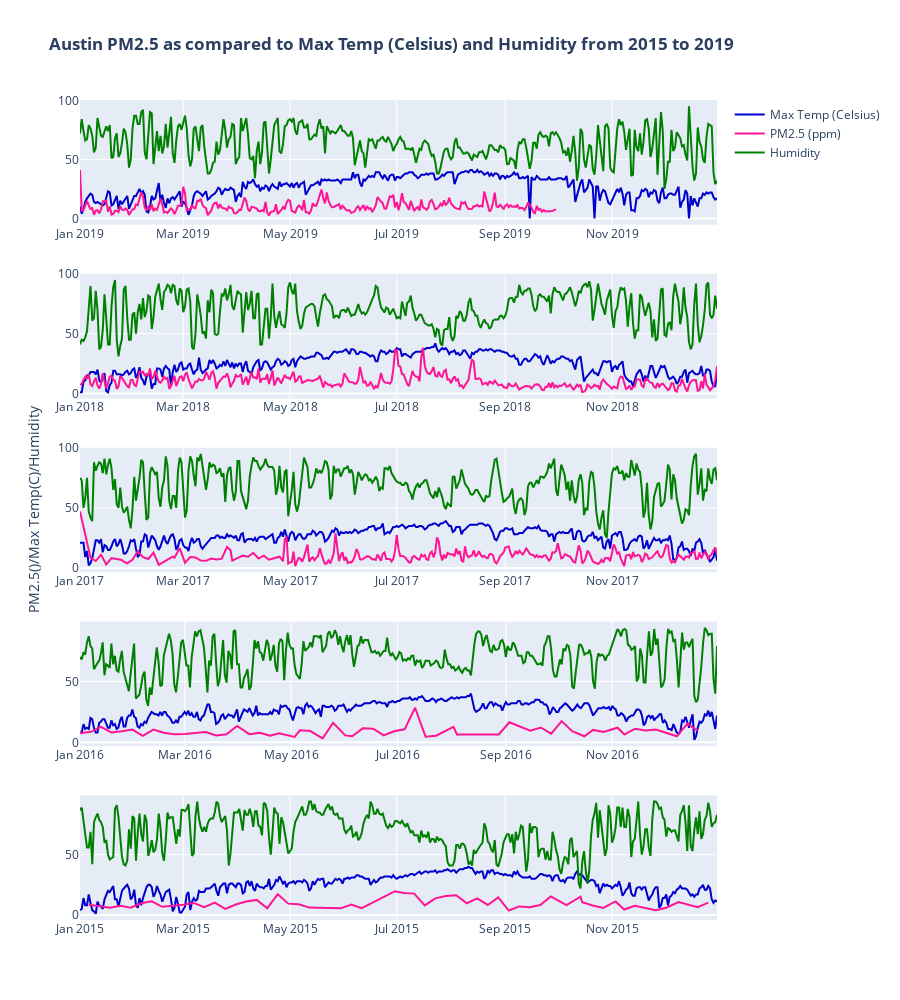

This figure's notebook cell:
### Markdown cell above
## <font color='#ff6600'> Austin PM2.5 as compared to Max Temp (Celsius) and Humidity from 2015 to 2019  </font>

### Code cell
# plotting Austin PM2.5 as comapred to Max Temp (Celsius) from 2015 to 2019 

fig = make_subplots(rows=5, cols=1, start_cell="top-left")

# 2015
fig.add_trace(go.Scatter(x=weather_2015['date'],
                         y=weather_2015['maxtempC'], 
                         name='Max Temp (Celsius) ',
                         marker=dict(color='rgb(0,0,205)')),
              row=5, col=1)

fig.add_trace(go.Scatter(x=pm_2015['date_local'],
                         y=pm_2015['PM2.5'], 
                         name='PM2.5 (ppm)',
                         marker=dict(color='rgb(255,20,147)')),
              row=5, col=1)

fig.add_trace(go.Scatter(x=weather_2015['date'],
                         y=weather_2015['humidity'], 
                         name='Humidity',
                         marker=dict(color='rgb(0,128,0)')),
              row=5, col=1)

# 2016
fig.add_trace(go.Scatter(x=weather_2016['date'],
                         y=weather_2016['maxtempC'], 
                         showlegend=False,
                         marker=dict(color='rgb(0,0,205)')),
              row=4, col=1)

fig.add_trace(go.Scatter(x=pm_2016['date_local'],
                         y=pm_2016['PM2.5'], 
                         showlegend=False,
                         marker=dict(color='rgb(255,20,147)')),
              row=4, col=1)

fig.add_trace(go.Scatter(x=weather_2016['date'],
                         y=weather_2016['humidity'], 
                         showlegend=False,
                         marker=dict(color='rgb(0,128,0)')),
              row=4, col=1)

# 2017
fig.add_trace(go.Scatter(x=weather_2017['date'],
                         y=weather_2017['maxtempC'], 
                         showlegend=False,
                         marker=dict(color='rgb(0,0,205)')),
              row=3, col=1)

fig.add_trace(go.Scatter(x=pm_2017['date_local'],
                         y=pm_2017['PM2.5'], 
                         showlegend=False,
                         marker=dict(color='rgb(255,20,147)')),
              row=3, col=1)

fig.add_trace(go.Scatter(x=weather_2017['date'],
                         y=weather_2017['humidity'], 
                         showlegend=False,
                         marker=dict(color='rgb(0,128,0)')),
              row=3, col=1)

# 2018
fig.add_trace(go.Scatter(x=weather_2018['date'],
                         y=weather_2018['maxtempC'], 
                         showlegend=False,
                         marker=dict(color='rgb(0,0,205)')),
              row=2, col=1)

fig.add_trace(go.Scatter(x=pm_2018['date_local'],
                         y=pm_2018['PM2.5'], 
                         showlegend=False,
                         marker=dict(color='rgb(255,20,147)')),
              row=2, col=1)

fig.add_trace(go.Scatter(x=weather_2018['date'],
                         y=weather_2018['humidity'], 
                         showlegend=False,
                         marker=dict(color='rgb(0,128,0)')),
              row=2, col=1)

# 2019
fig.add_trace(go.Scatter(x=weather_2019['date'],
                         y=weather_2019['maxtempC'], 
                         showlegend=False,
                         marker=dict(color='rgb(0,0,205)')),
              row=1, col=1)

fig.add_trace(go.Scatter(x=pm_2019['date_local'],
                         y=pm_2019['PM2.5'], 
                         showlegend=False,
                         marker=dict(color='rgb(255,20,147)')),
              row=1, col=1)

fig.add_trace(go.Scatter(x=weather_2019['date'],
                         y=weather_2019['humidity'], 
                         showlegend=False,
                         marker=dict(color='rgb(0,128,0)')),
              row=1, col=1)

# Update yaxis properties
fig.update_yaxes(title_text='PM2.5()/Max Temp(C)/Humidity', row=3, col=1)

fig.update_layout(height=1000, showlegend=True, 
                  title_text="<b> Austin PM2.5 as compared to Max Temp (Celsius) and Humidity from 2015 to 2019 </b>")

fig.show()

### Figure 1 — Plotly figure (JSON) as saved in the notebook; plotly's stock layout.template omitted (floating-point values rounded to 4 significant figures; data arrays with more than 128 entries replaced by an {"elided": "..."} marker saying what was removed)
{"data": [{"marker": {"color": "rgb(0,0,205)"}, "name": "Max Temp (Celsius) ", "type": "scatter", "x": {"elided": "365 str values"}, "xaxis": "x5", "y": {"elided": "365 int values"}, "yaxis": "y5"}, {"marker": {"color": "rgb(255,20,147)"}, "name": "PM2.5 (ppm)", "type": "scatter", "x": ["2015-01-06", "2015-01-12", "2015-01-18", "2015-01-24", "2015-01-30", "2015-02-05", "2015-02-11", "2015-02-17", "2015-03-01", "2015-03-07", "2015-03-13", "2015-03-19", "2015-03-25", "2015-03-31", "2015-04-06", "2015-04-12", "2015-04-18", "2015-04-24", "2015-04-30", "2015-05-06", "2015-05-12", "2015-05-30", "2015-06-05", "2015-06-11", "2015-06-30", "2015-07-05", "2015-07-11", "2015-07-17", "2015-07-23", "2015-07-29", "2015-08-04", "2015-08-10", "2015-08-16", "2015-08-22", "2015-08-28", "2015-09-03", "2015-09-09", "2015-09-15", "2015-09-21", "2015-09-27", "2015-10-06", "2015-10-14", "2015-10-15", "2015-10-21", "2015-10-27", "2015-11-03", "2015-11-08", "2015-11-14", "2015-11-26", "2015-12-02", "2015-12-09", "2015-12-20", "2015-12-26"], "xaxis": "x5", "y": [8.5, 7.2, 6, 7.6, 6.1, 9.7, 11.3, 6.8, 8.5, 10, 6.4, 10.2, 5, 8.7, 11.1, 12.5, 5.6, 17.2, 9.4, 8.8, 6.1, 5.5, 8.6, 5.6, 19.7, 18.3, 17.7, 7.9, 13.8, 15.8, 16.4, 9.7, 13.8, 8.3, 14.6, 3.7, 7.1, 6.5, 8.3, 15.4, 8.2, 15.1, 10.5, 7.8, 5.9, 11.2, 4.5, 7.6, 3.9, 6, 10.7, 6.5, 10.2], "yaxis": "y5"}, {"marker": {"color": "rgb(0,128,0)"}, "name": "Humidity", "type": "scatter", "x": {"elided": "365 str values"}, "xaxis": "x5", "y": {"elided": "365 int values"}, "yaxis": "y5"}, {"marker": {"color": "rgb(0,0,205)"}, "showlegend": false, "type": "scatter", "x": {"elided": "366 str values"}, "xaxis": "x4", "y": {"elided": "366 int values"}, "yaxis": "y4"}, {"marker": {"color": "rgb(255,20,147)"}, "showlegend": false, "type": "scatter", "x": ["2016-01-01", "2016-01-07", "2016-01-13", "2016-01-19", "2016-01-25", "2016-01-31", "2016-02-06", "2016-02-12", "2016-02-18", "2016-02-24", "2016-03-01", "2016-03-07", "2016-03-13", "2016-03-19", "2016-03-25", "2016-03-31", "2016-04-07", "2016-04-13", "2016-04-19", "2016-04-24", "2016-05-03", "2016-05-06", "2016-05-12", "2016-05-19", "2016-05-25", "2016-06-01", "2016-06-05", "2016-06-11", "2016-06-17", "2016-06-23", "2016-06-29", "2016-07-05", "2016-07-11", "2016-07-17", "2016-07-23", "2016-08-02", "2016-08-04", "2016-08-28", "2016-09-03", "2016-09-15", "2016-09-21", "2016-09-27", "2016-10-03", "2016-10-09", "2016-10-16", "2016-10-21", "2016-10-27", "2016-11-04", "2016-11-08", "2016-11-14", "2016-11-20", "2016-11-26", "2016-12-02", "2016-12-08", "2016-12-14", "2016-12-20"], "xaxis": "x4", "y": [7.7, 8.4, 12.7, 8.2, 9.1, 10.5, 5.4, 10.5, 7.9, 6.7, 6.9, 7.7, 8.5, 5.7, 6.7, 13.4, 6.7, 7.8, 5.5, 7.5, 4.5, 9.9, 9.3, 3.2, 16, 5.7, 5, 11.5, 11.2, 5.7, 9.1, 10.7, 28.4, 4.7, 5.5, 12.7, 6.5, 6.5, 16.5, 9.6, 12.2, 7.2, 17.4, 9.2, 5, 10.2, 8.5, 12, 6.5, 11.2, 9.8, 10.5, 7.5, 5, 15.4, 9.4], "yaxis": "y4"}, {"marker": {"color": "rgb(0,128,0)"}, "showlegend": false, "type": "scatter", "x": {"elided": "366 str values"}, "xaxis": "x4", "y": {"elided": "366 int values"}, "yaxis": "y4"}, {"marker": {"color": "rgb(0,0,205)"}, "showlegend": false, "type": "scatter", "x": {"elided": "365 str values"}, "xaxis": "x3", "y": {"elided": "365 int values"}, "yaxis": "y3"}, {"marker": {"color": "rgb(255,20,147)"}, "showlegend": false, "type": "scatter", "x": {"elided": "281 str values"}, "xaxis": "x3", "y": {"elided": "281 float values"}, "yaxis": "y3"}, {"marker": {"color": "rgb(0,128,0)"}, "showlegend": false, "type": "scatter", "x": {"elided": "365 str values"}, "xaxis": "x3", "y": {"elided": "365 int values"}, "yaxis": "y3"}, {"marker": {"color": "rgb(0,0,205)"}, "showlegend": false, "type": "scatter", "x": {"elided": "365 str values"}, "xaxis": "x2", "y": {"elided": "365 int values"}, "yaxis": "y2"}, {"marker": {"color": "rgb(255,20,147)"}, "showlegend": false, "type": "scatter", "x": {"elided": "356 str values"}, "xaxis": "x2", "y": {"elided": "356 float values"}, "yaxis": "y2"}, {"marker": {"color": "rgb(0,128,0)"}, "showlegend": false, "type": "scatter", "x": {"elided": "365 str values"}, "xaxis": "x2", "y": {"elided": "365 int values"}, "yaxis": "y2"}, {"marker": {"color": "rgb(0,0,205)"}, "showlegend": false, "type": "scatter", "x": {"elided": "364 str values"}, "xaxis": "x", "y": {"elided": "364 int values"}, "yaxis": "y"}, {"marker": {"color": "rgb(255,20,147)"}, "showlegend": false, "type": "scatter", "x": {"elided": "273 str values"}, "xaxis": "x", "y": {"elided": "273 float values"}, "yaxis": "y"}, {"marker": {"color": "rgb(0,128,0)"}, "showlegend": false, "type": "scatter", "x": {"elided": "364 str values"}, "xaxis": "x", "y": {"elided": "364 int values"}, "yaxis": "y"}], "layout": {"height": 1000, "showlegend": true, "title": {"text": "<b> Austin PM2.5 as compared to Max Temp (Celsius) and Humidity from 2015 to 2019 </b>"}, "xaxis": {"anchor": "y", "domain": [0, 1]}, "xaxis2": {"anchor": "y2", "domain": [0, 1]}, "xaxis3": {"anchor": "y3", "domain": [0, 1]}, "xaxis4": {"anchor": "y4", "domain": [0, 1]}, "xaxis5": {"anchor": "y5", "domain": [0, 1]}, "yaxis": {"anchor": "x", "domain": [0.848, 1]}, "yaxis2": {"anchor": "x2", "domain": [0.636, 0.788]}, "yaxis3": {"anchor": "x3", "domain": [0.424, 0.576], "title": {"text": "PM2.5()/Max Temp(C)/Humidity"}}, "yaxis4": {"anchor": "x4", "domain": [0.212, 0.364]}, "yaxis5": {"anchor": "x5", "domain": [0, 0.152]}}}
